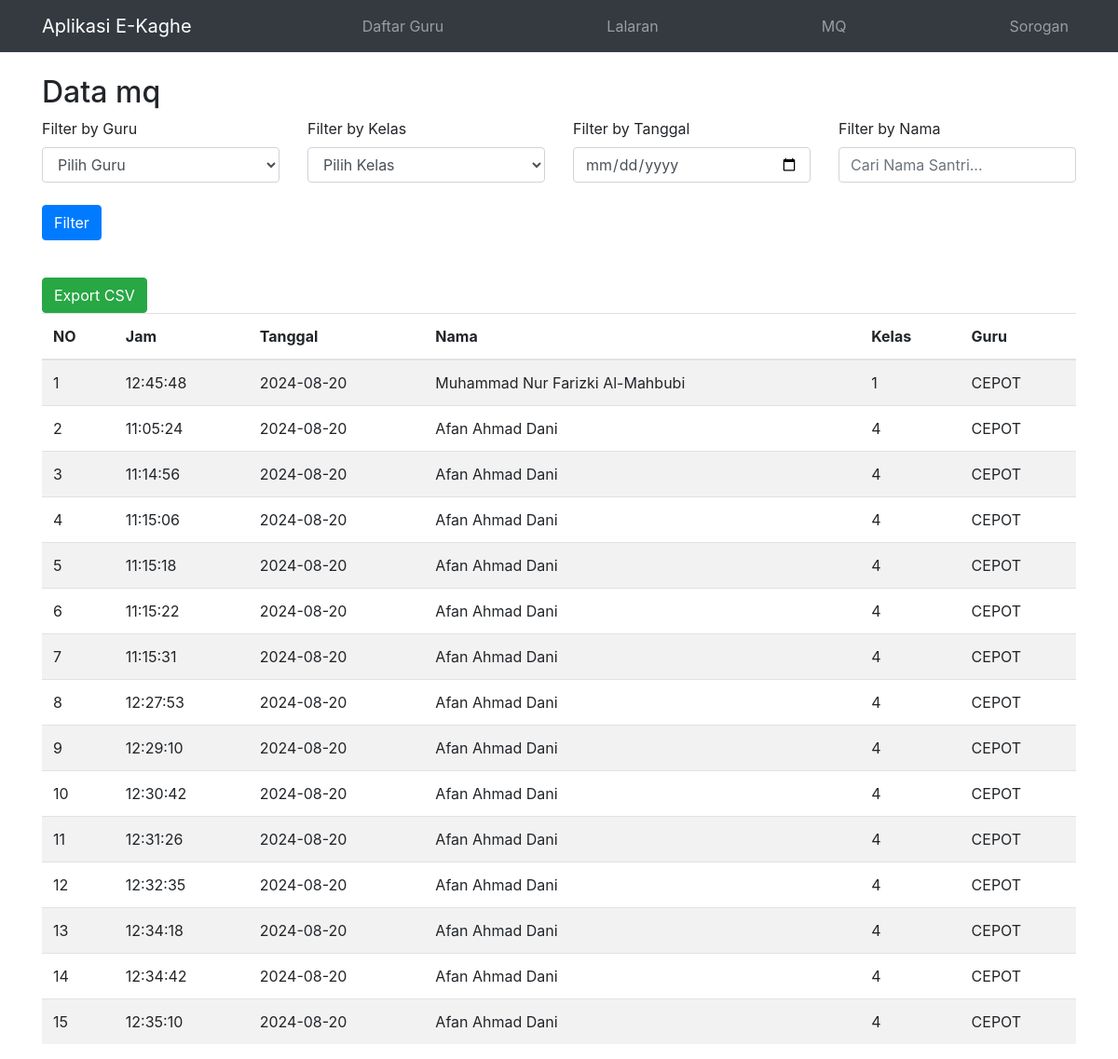
Page /absenmq.php on the committed database.
### tables this page shows
CREATE TABLE `mq` (
  `id` int(11) NOT NULL,
  `jam` time NOT NULL,
  `tanggal` date NOT NULL,
  `id_santri` int(11) NOT NULL
);

CREATE TABLE `daftar_santri` (
  `id` int(11) NOT NULL,
  `nama` varchar(255) NOT NULL,
  `kamar` varchar(25) NOT NULL,
  `kelas` varchar(25) NOT NULL,
  `formal` varchar(25) NOT NULL,
  `diniyah` varchar(25) NOT NULL,
  `ortu` varchar(25) NOT NULL,
  `alamat` text NOT NULL,
  `telepon` varchar(25) NOT NULL,
  `guru` varchar(11) NOT NULL
);

CREATE TABLE `guru` (
  `id` int(11) NOT NULL,
  `nama` varchar(50) NOT NULL,
  `pelajaran` varchar(50) NOT NULL
);

### absenmq.php (the view, shortened to what this page needs)
<?php
include 'db.php';
$filter_guru = isset($_GET['filter_guru']) ? $_GET['filter_guru'] : '';
$filter_kelas = isset($_GET['filter_kelas']) ? $_GET['filter_kelas'] : '';
$filter_tanggal = isset($_GET['filter_tanggal']) ? $_GET['filter_tanggal'] : '';
$filter_nama = isset($_GET['filter_nama']) ? $_GET['filter_nama'] : '';
$sql = "SELECT
            mq.id,
            mq.jam,
            mq.tanggal,
            mq.id_santri,
            daftar_santri.nama,
            daftar_santri.kelas,
            daftar_santri.guru,
            daftar_santri.kamar,
            guru.id AS id_guru,
            guru.nama AS nama_guru
        FROM
            mq
        JOIN
            daftar_santri ON mq.id_santri = daftar_santri.id
        JOIN
            guru ON daftar_santri.guru = guru.id
        WHERE 1=1";
$result = $conn->query($sql);
include 'header.php';
?>
<body>
    <div class="container mt-4">
        <h2>Data mq</h2>
        <form method="GET" class="mb-3">
            <div class="row">
                <div class="col-md-3">
                    <label for="filter_guru">Filter by Guru</label>
                    <select name="filter_guru" id="filter_guru" class="form-control">
                        <option value="">Pilih Guru</option>
                    </select>
                </div>
                <div class="col-md-3">
                    <label for="filter_kelas">Filter by Kelas</label>
                    <select name="filter_kelas" id="filter_kelas" class="form-control">
                        <option value="">Pilih Kelas</option>
                    </select>
                </div>
                <div class="col-md-3">
                    <label for="filter_tanggal">Filter by Tanggal</label>
                    <input type="date" name="filter_tanggal" id="filter_tanggal" class="form-control" value="<?php echo isset($_GET['filter_tanggal']) ? $_GET['filter_tanggal'] : ''; ?>">
                </div>
                <div class="col-md-3">
                    <label for="filter_nama">Filter by Nama</label>
                    <input type="text" name="filter_nama" id="filter_nama" class="form-control" placeholder="Cari Nama Santri..." value="<?php echo isset($_GET['filter_nama']) ? $_GET['filter_nama'] : ''; ?>">
                </div>
                <div class="col-md-3 mt-4">
                    <button type="submit" class="btn btn-primary">Filter</button>
                </div>
            </div>
        </form>
        <div class="row">
            <div class="col-md-4">
                <a href="export_csv.php?filter_guru=<?php echo $filter_guru; ?>&filter_kelas=<?php echo $filter_kelas; ?>&filter_tanggal=<?php echo $filter_tanggal; ?>&filter_nama=<?php echo $filter_nama; ?>&kegiatan=mq" class="btn btn-success mt-4">Export CSV</a>
            </div>
        </div>
        <table class="table table-striped" id="dataTable">
            <thead>
                <tr>
                    <th scope="col">NO</th>
                    <th scope="col">Jam</th>
                    <th scope="col">Tanggal</th>
                    <th scope="col">Nama</th>
                    <th scope="col">Kelas</th>
                    <th scope="col">Guru</th>
                </tr>
            </thead>
            <tbody>
                <?php
                if ($result->num_rows > 0) {
                    $n = 0;
                    while ($row = $result->fetch_assoc()) {
                        $n++;
                        echo '<tr>';
                        echo '<td>' . $n . '</td>';
                        echo '<td>' . $row['jam'] . '</td>';
                        echo '<td>' . $row['tanggal'] . '</td>';
                        echo '<td>' . $row['nama'] . '</td>';
                        echo '<td>' . $row['kelas'] . '</td>';
                        echo '<td>' . $row['nama_guru'] . '</td>';
                        echo '</tr>';
                    }
                } else {
                    echo '<tr><td colspan="6">Tidak ada data.</td></tr>';
                }
                ?>
            </tbody>
        </table>
    </div>
<?php include 'footer.php'; ?>
</body>

### rows in the picture
mq: jam "12:45:48", tanggal "2024-08-20", daftar_santri.nama "Muhammad Nur Farizki Al-Mahbubi", daftar_santri.kelas "1", guru.nama "CEPOT"
mq: jam "11:05:24", tanggal "2024-08-20", daftar_santri.nama "Afan Ahmad Dani", daftar_santri.kelas "4", guru.nama "CEPOT"
mq: jam "11:14:56", tanggal "2024-08-20", daftar_santri.nama "Afan Ahmad Dani", daftar_santri.kelas "4", guru.nama "CEPOT"
mq: jam "11:15:06", tanggal "2024-08-20", daftar_santri.nama "Afan Ahmad Dani", daftar_santri.kelas "4", guru.nama "CEPOT"
mq: jam "11:15:18", tanggal "2024-08-20", daftar_santri.nama "Afan Ahmad Dani", daftar_santri.kelas "4", guru.nama "CEPOT"
mq: jam "11:15:22", tanggal "2024-08-20", daftar_santri.nama "Afan Ahmad Dani", daftar_santri.kelas "4", guru.nama "CEPOT"
mq: jam "11:15:31", tanggal "2024-08-20", daftar_santri.nama "Afan Ahmad Dani", daftar_santri.kelas "4", guru.nama "CEPOT"
mq: jam "12:27:53", tanggal "2024-08-20", daftar_santri.nama "Afan Ahmad Dani", daftar_santri.kelas "4", guru.nama "CEPOT"
mq: jam "12:29:10", tanggal "2024-08-20", daftar_santri.nama "Afan Ahmad Dani", daftar_santri.kelas "4", guru.nama "CEPOT"
mq: jam "12:30:42", tanggal "2024-08-20", daftar_santri.nama "Afan Ahmad Dani", daftar_santri.kelas "4", guru.nama "CEPOT"
mq: jam "12:31:26", tanggal "2024-08-20", daftar_santri.nama "Afan Ahmad Dani", daftar_santri.kelas "4", guru.nama "CEPOT"
mq: jam "12:32:35", tanggal "2024-08-20", daftar_santri.nama "Afan Ahmad Dani", daftar_santri.kelas "4", guru.nama "CEPOT"
mq: jam "12:34:18", tanggal "2024-08-20", daftar_santri.nama "Afan Ahmad Dani", daftar_santri.kelas "4", guru.nama "CEPOT"
mq: jam "12:34:42", tanggal "2024-08-20", daftar_santri.nama "Afan Ahmad Dani", daftar_santri.kelas "4", guru.nama "CEPOT"
mq: jam "12:35:10", tanggal "2024-08-20", daftar_santri.nama "Afan Ahmad Dani", daftar_santri.kelas "4", guru.nama "CEPOT"
